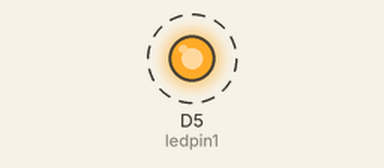
The sketch below on a simulated ESP8266 (NodeMCU). On the bench: output pins drawn as LEDs (lit = HIGH). Dashed ring = blinking.

Above: at 0.3 s.
Timing chart, 0 to 3.2 s (numbered marks = the images above):
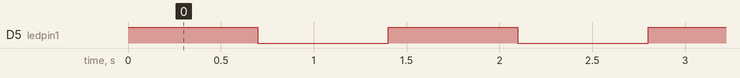

Measured:
- by itself, D5 (ledpin1): alternates HIGH for 0.70 s and LOW for 0.70 s

The sketch:

BLINKING_ONE_LED.ino
```cpp
int ledpin1 = D5;

void setup() {
  // put your setup code here, to run once:
pinMode (ledpin1, OUTPUT);
}

void loop() {
  // put your main code here, to run repeatedly:
digitalWrite(ledpin1, HIGH);
delay(700);
digitalWrite(ledpin1,LOW);
delay (700);
}
```
